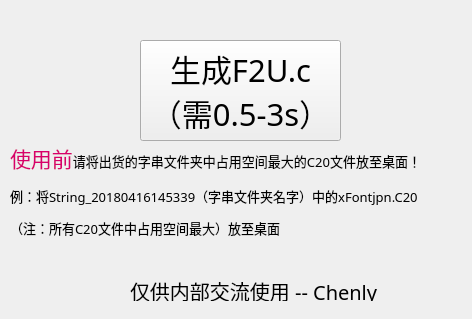
<?xml version="1.0" encoding="UTF-8"?>
<ui version="4.0">
 <class>MainForm</class>
 <widget class="QWidget" name="MainForm">
  <property name="geometry">
   <rect>
    <x>0</x>
    <y>0</y>
    <width>472</width>
    <height>319</height>
   </rect>
  </property>
  <property name="windowTitle">
   <string>Form</string>
  </property>
  <widget class="QPushButton" name="btn_F2U">
   <property name="geometry">
    <rect>
     <x>140</x>
     <y>40</y>
     <width>201</width>
     <height>101</height>
    </rect>
   </property>
   <property name="font">
    <font>
     <family>Hack</family>
     <pointsize>23</pointsize>
    </font>
   </property>
   <property name="text">
    <string>生成F2U.c
（需0.5-3s）</string>
   </property>
  </widget>
  <widget class="QLabel" name="label">
   <property name="geometry">
    <rect>
     <x>10</x>
     <y>140</y>
     <width>461</width>
     <height>101</height>
    </rect>
   </property>
   <property name="font">
    <font>
     <family>Hack</family>
     <pointsize>10</pointsize>
    </font>
   </property>
   <property name="text">
    <string>&lt;html&gt;&lt;head/&gt;&lt;body&gt;&lt;p&gt;&lt;span style=&quot; font-size:16pt; color:#d8006c;&quot;&gt;使用前&lt;/span&gt;请将出货的字串文件夹中占用空间最大的C20文件放至桌面！&lt;/p&gt;&lt;p&gt;例：将String_20180416145339（字串文件夹名字）中的xFontjpn.C20&lt;/p&gt;&lt;p&gt;（注：所有C20文件中占用空间最大）放至桌面&lt;/p&gt;&lt;/body&gt;&lt;/html&gt;</string>
   </property>
  </widget>
  <widget class="QLabel" name="label_2">
   <property name="geometry">
    <rect>
     <x>130</x>
     <y>280</y>
     <width>341</width>
     <height>21</height>
    </rect>
   </property>
   <property name="font">
    <font>
     <family>Hack</family>
     <pointsize>15</pointsize>
    </font>
   </property>
   <property name="text">
    <string>仅供内部交流使用 -- Chenly</string>
   </property>
  </widget>
 </widget>
 <resources/>
 <connections/>
</ui>
